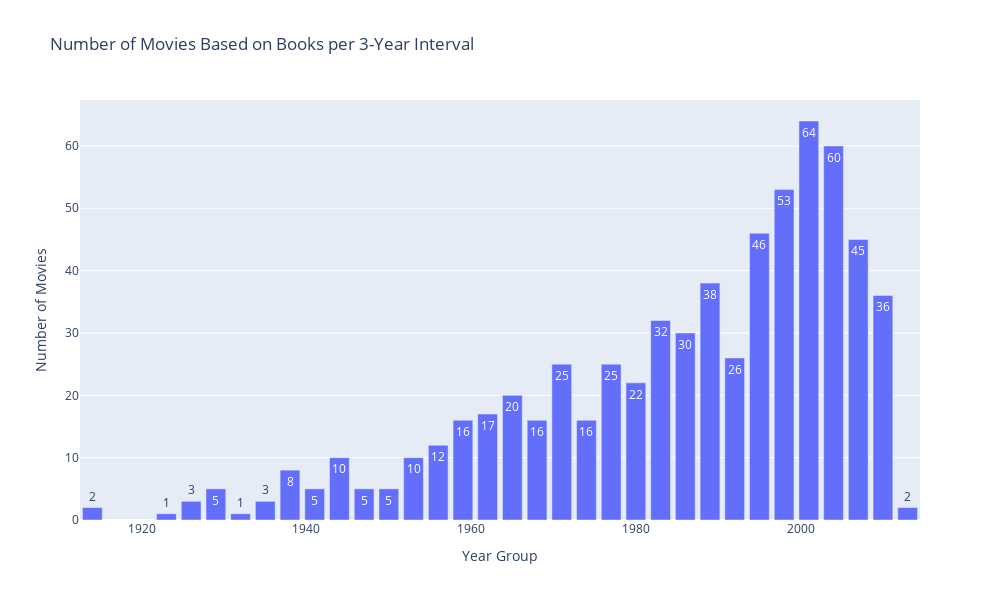

Write notebook code for a chart like this one.
### Markdown cell above
## Number of movies based on books over time

### Code cell
import plotly.express as px

based_on_books_df.loc[:, 'year'] = pd.to_datetime(based_on_books_df['release_date'], errors='coerce').dt.year
based_on_books_df = based_on_books_df.dropna(subset=['year'])

based_on_books_df['year_group'] = (based_on_books_df['year'] // 3) * 3

trend = based_on_books_df.groupby('year_group').size().reset_index()

fig = px.bar(trend, x='year_group', y=0,
                title='Number of Movies Based on Books per 3-Year Interval',
                labels={'year_group': 'Year Group', '0': 'Number of Movies'},
                text=0)

fig.update_layout(
    xaxis_title='Year Group',
    yaxis_title='Number of Movies',
    width=1000,
    height=600
)

fig.show()

### Figure 1 — Plotly figure (JSON) as saved in the notebook; plotly's stock layout.template omitted (floating-point values rounded to 4 significant figures)
{"data": [{"alignmentgroup": "True", "hovertemplate": "Year Group=%{x}<br>Number of Movies=%{text}<extra></extra>", "legendgroup": "", "marker": {"color": "#636efa", "pattern": {"shape": ""}}, "name": "", "offsetgroup": "", "orientation": "v", "showlegend": false, "text": [2.0, 1.0, 3.0, 5.0, 1.0, 3.0, 8.0, 5.0, 10.0, 5.0, 5.0, 10.0, 12.0, 16.0, 17.0, 20.0, 16.0, 25.0, 16.0, 25.0, 22.0, 32.0, 30.0, 38.0, 26.0, 46.0, 53.0, 64.0, 60.0, 45.0, 36.0, 2.0], "textposition": "auto", "x": [1914, 1923, 1926, 1929, 1932, 1935, 1938, 1941, 1944, 1947, 1950, 1953, 1956, 1959, 1962, 1965, 1968, 1971, 1974, 1977, 1980, 1983, 1986, 1989, 1992, 1995, 1998, 2001, 2004, 2007, 2010, 2013], "xaxis": "x", "y": [2, 1, 3, 5, 1, 3, 8, 5, 10, 5, 5, 10, 12, 16, 17, 20, 16, 25, 16, 25, 22, 32, 30, 38, 26, 46, 53, 64, 60, 45, 36, 2], "yaxis": "y", "type": "bar"}], "layout": {"xaxis": {"anchor": "y", "domain": [0.0, 1.0], "title": {"text": "Year Group"}}, "yaxis": {"anchor": "x", "domain": [0.0, 1.0], "title": {"text": "Number of Movies"}}, "legend": {"tracegroupgap": 0}, "title": {"text": "Number of Movies Based on Books per 3-Year Interval"}, "barmode": "relative", "width": 1000, "height": 600}}
